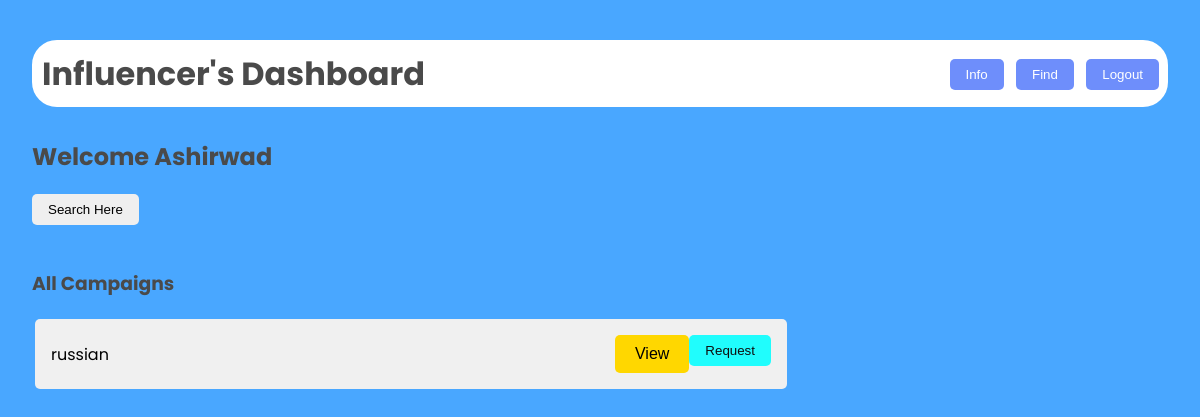
Before: /ifind (signed in) with the older database file.
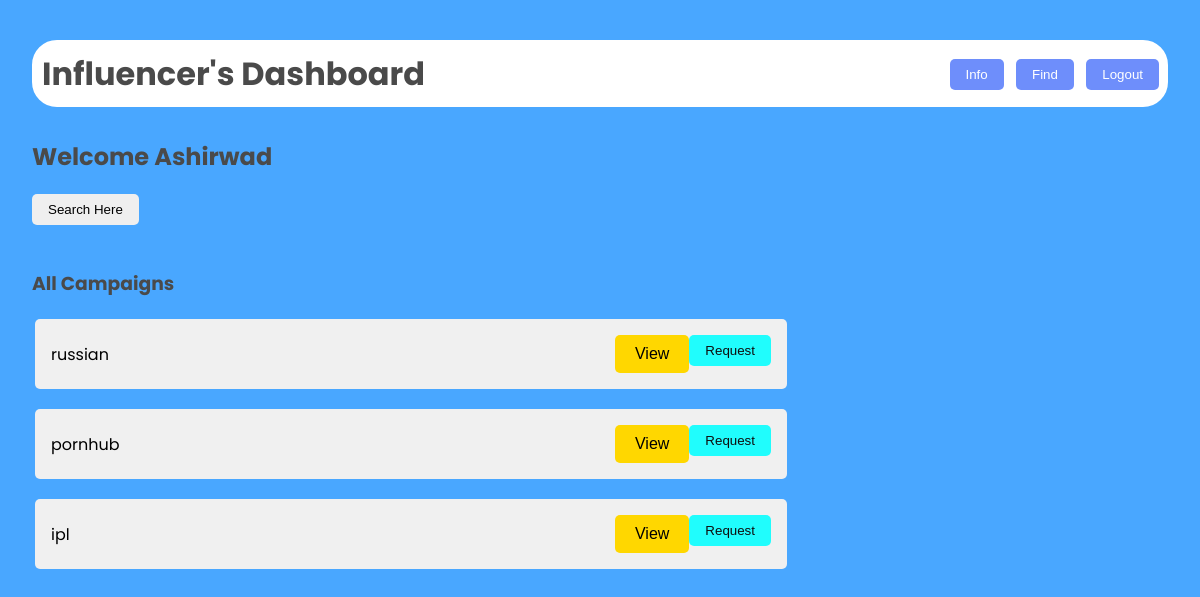
After: the same page with the newer database file.
### models.py (models this page shows)
class Campaign(db.Model):
    __tablename__ = 'campaign'
    campaignid = db.Column(db.Integer, primary_key=True, autoincrement=True)
    sname = db.Column(db.String, db.ForeignKey('sponsor.usename'), nullable=False)
    iname = db.Column(db.String, db.ForeignKey('influencer.usename'))
    cname = db.Column(db.String, nullable=False)
    budget = db.Column(db.Integer, nullable=False)
    desc = db.Column(db.String, nullable=False)
    startdate = db.Column(db.Integer, nullable=False)
    enddate = db.Column(db.Integer, nullable=False)
    public = db.Column(db.Integer, nullable=False)
    job = db.Column(db.String, nullable=False)
    flag = db.Column(db.Integer, nullable=False, default=0 )

### main.py (the view)
@app.route('/ifind')
def ifind():
    if 'username' in session:
        user=Influencer.query.filter_by(usename=session['username']).first()
        camp=Campaign.query.filter_by(public=1)
        return  render_template("influencer_find.html",user=user,camp=camp)
    else:
        return redirect('/')

### templates/influencer_find.html (shortened to what this page needs)
<!DOCTYPE html>
<html lang="en">
<head>
    <link rel="stylesheet" href="/static/dash.css">
</head>
<body>
    <div class="dashboard">
        <header>
            <h1>Influencer's Dashboard</h1>
            <nav>
                <a href="/imain"><button>Info</button></a>
                <a href="/ifind"><button>Find</button></a>
                <a href="/logout"><button>Logout</button></a>
            </nav>
        </header>
        <main>
            <h2>Welcome {{user.iname}}</h2>
            <div class="searchbar">
                <a href="/search_sponsor"><button class="searchbar">Search Here</button></a>
            </div>
    <br>
            <div class="viewpoint">
            <h3>All Campaigns</h3>
                <table>
                {%for c in camp %}
                    <tr>
                        <td>
                            <div class="list">
                                <span>{{c.cname}}</span>
                                <div style="display: inline-flex;">
                                    <button class="viewopen" data-popup-id="popup-camp-{{ c.campaignid }}">View</button>
                                    <form action="/request" method="post">
                                        <button class="req" type="submit" name="status" value="requested,{{user.inid}},{{c.campaignid}},i">Request</button>
                                </form>
                                </div>
                            </div>
                        </td>
                    </tr>
                {%endfor%}
                </table>
            </div>
</main>
</div>
</body>
</html>

Changed rows visible on the page:
added Campaign: cname "pornhub"
added Campaign: cname "ipl"
